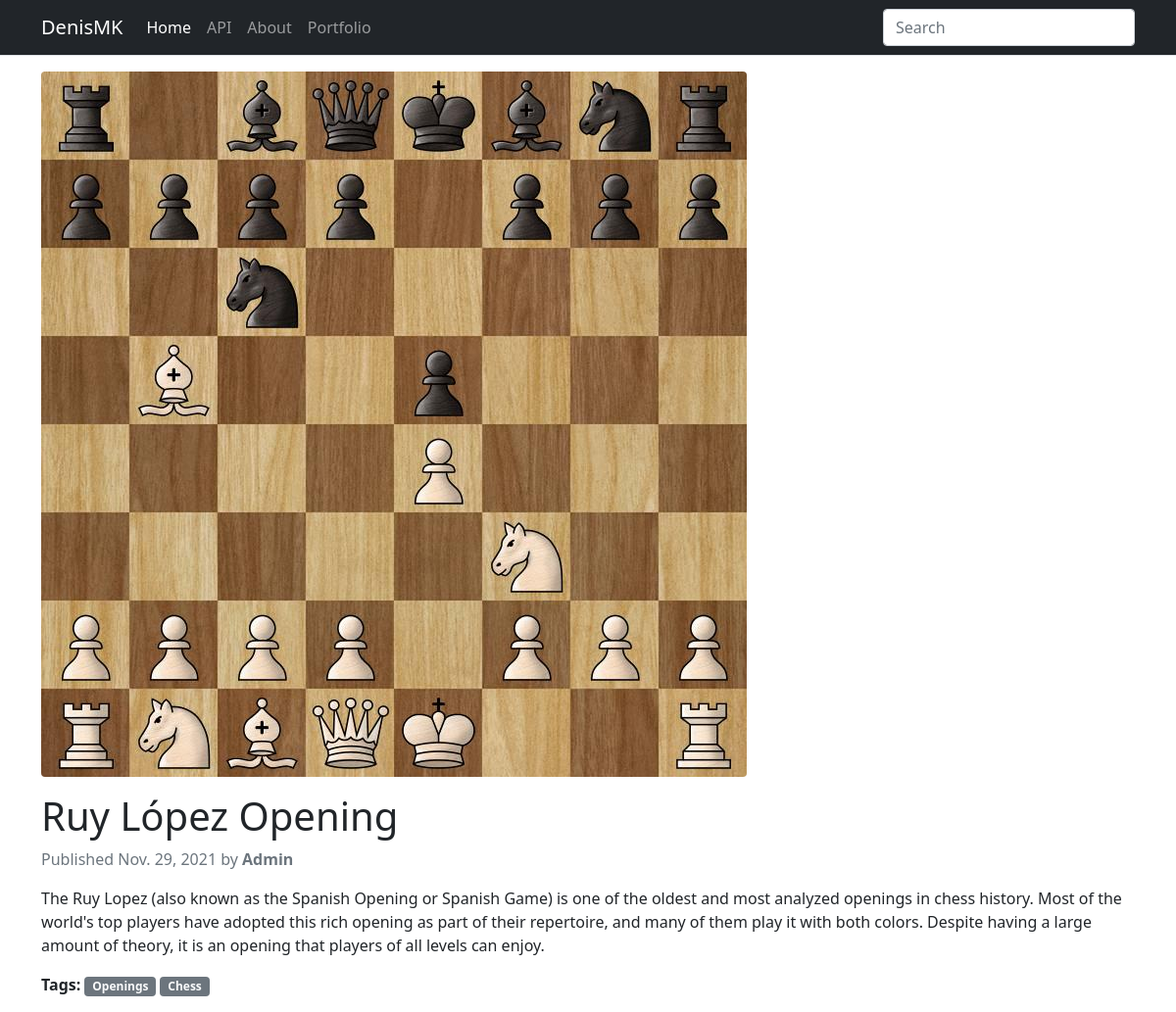
The page /ruy-lopez-opening/ on the database its author committed.
### blog/models.py (models this page shows, shortened)
class Post(models.Model):
    STATUS_CHOICES = (
        ('draft', 'Draft'),
        ('published', 'Published'),
    )
    title = models.CharField(max_length=200, unique=True)
    slug = models.SlugField(max_length=200, unique_for_date='publish', unique=True)
    image = models.ImageField(upload_to='featured_image/%Y/%m/%d/')
    author = models.ForeignKey(User, on_delete=models.CASCADE, related_name='blog_posts')
    body = RichTextUploadingField()
    publish = models.DateTimeField(default=timezone.now)
    created = models.DateTimeField(auto_now_add=True)
    updated = models.DateTimeField(auto_now=True)
    status = models.CharField(max_length=10, choices=STATUS_CHOICES, default='draft')
    tags = TaggableManager()
    class Meta:
        ordering = ['-publish']
    objects = models.Manager()
    published = PublishedManager()

### blog/views.py (the view)
# urls.py: path('<slug:post>/', views.post_detail, name="post_detail"),
def post_detail(request, post):
    post = get_object_or_404(Post, slug=post, status='published')
    return render(request, 'post_detail.html', {'post': post})

### templates/post_detail.html (shortened to what this page needs)
{% extends 'base.html' %}
{% block content %}
    <article>
        <figure>
         <img src="{{ post.image.url }}" class="rounded" alt="{{post.title}}">
        </figure>
        <div class="mt-3">
            <h1>{{post.title}}</h1>
            <p class="text-muted">
                Published {{ post.publish.date }} by <strong>{{ post.author }}</strong>
            </p>
        </div>
        <div class="article-body">
            {{post.body|safe}}
        </div>
       <p>
            <strong>Tags:</strong>
            {% for tag in post.tags.all %}
                <a href="{% url 'blog:post_tag' tag.slug %}" class="link-light text-decoration-none badge bg-secondary">
                    {{tag.name}}
                </a>
            {% endfor %}
        </p>
    </article>
{% endblock content %}

### static/style.css (style rules this page uses)
article img { max-width: 100% !important; height: auto !important; border-radius: .25rem!important; }

### rows shown on the page
Post: image (picture), title "Ruy López Opening", publish "Nov. 29, 2021", author "Admin", body "The Ruy Lopez (also known as the Spanish Opening or Spanish Game) is one of the oldest and most analyzed openings in chess history. Most of the world's top players have adopted this rich opening as part of their repertoire, and many of them play it with both colors. Despite having a large amount of theory, it is an opening that players of all levels can enjoy."
Tag: name "Openings"
Tag: name "Chess"
